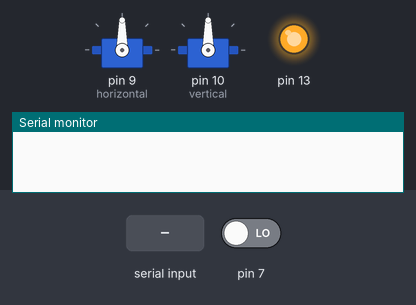
This sketch was run on a simulated Arduino Uno, built with avr-gcc and run on an emulated ATmega328P. On the bench: 2 × servo, output pins drawn as LEDs (lit = HIGH), the last lines printed to the serial monitor. The inputs (shaded band) are chosen by the test bench; at power-on: pin 7 LOW.

Above: at 1.2 s.
1.3 s: "F\n" received over Serial
At 2.2 s:
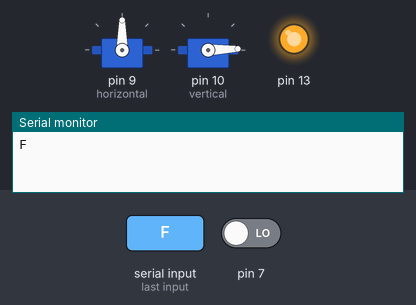
2.8 s: byte 66 ('B') received over Serial
At 3.3 s:
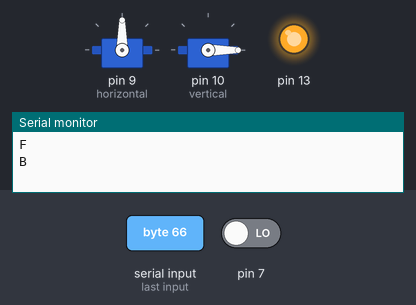
4.3 s: byte 76 ('L') received over Serial
At 5.5 s:
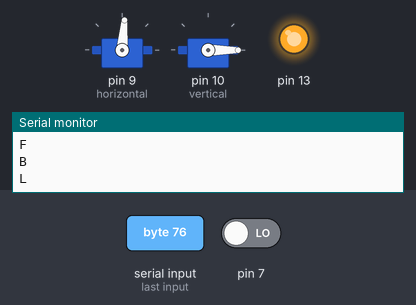
5.8 s: byte 82 ('R') received over Serial
At 6.8 s:
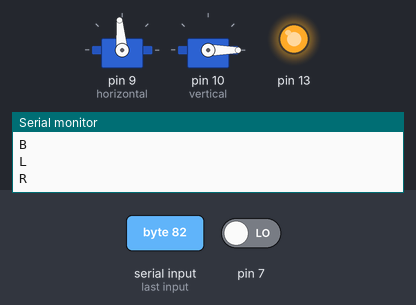
Timing chart, 0 to 8.8 s (numbered marks = the images above; inputs shaded):
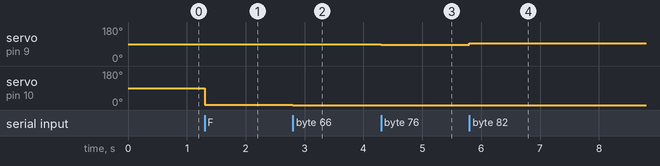

Measured:
- after the input at 1.3 s, servo on pin 10 (vertical): 90° → 2° at once
- after the input at 2.8 s, servo on pin 10 (vertical): 2° → 0° at once
- after the input at 4.3 s, servo on pin 9 (horizontal): 90° → 85° at once
- after the input at 5.8 s, servo on pin 9 (horizontal): 85° → 95° at once

The sketch:

Finaaaaaaaaaaaal_Amiiiiiiiiiiiiiiiiiiiiiiir.ino
```cpp
#include <Servo.h>
Servo horizontal;
Servo vertical;
int val1;
int val2;
int val3;
int val4;
int ava1;
int ava2;
int ava3;
int ava4;
char bluetooth;
int pos=0;
int angle1=0;
int angle2=0;
int posB;
int angleB1;
int AA;
int x;
void setup() {
pinMode(13,OUTPUT);
digitalWrite(13,HIGH);
Serial.begin(9600);
horizontal.attach(9);
vertical.attach(10);
horizontal.write(90);
vertical.write(90);
pinMode(7,INPUT);
}
void motors(){

  if(ava1<ava3){
   horizontal.write(100);
    }
    if(ava1>ava3){


   horizontal.write(80);

    }
     if(ava4>ava2){
       pos=pos+10;
       angle1=pos+90;

   vertical.write(angle1);

    }
    if(ava4<ava2){
      pos=pos-10;
      angle2=90+pos;


   vertical.write(angle2);

    }
     if (angle2==10){angle2=0;}
    if(pos>=100)pos=100;

    else if (angle1==170){angle1=180;}
  }
  void motorsWtihBluetooth(){
    if(bluetooth=='F')
    {   AA=AA+2;

   vertical.write(AA);}
    if(bluetooth=='B')
    {
           AA=AA-2

           ;;


   vertical.write(AA);}
   if(bluetooth=='L')
    {
   horizontal.write(85); }
    if(bluetooth=='R')
    {

   horizontal.write(95); }
    }

void reading(){
  val1=analogRead(A0);
 val2=analogRead(A1);
 val3=analogRead(A2);
 val4=analogRead(A3);
 ava1=(val1+val2)/2;
 ava2=(val2+val3)/2;
 ava3=(val3+val4)/2;
 ava4=(val1+val4)/2;

 Serial.print("avarage1 =  ");
  Serial.print(ava1);
  Serial.print("    ");
 Serial.print("avarage2 =  ");
 Serial.print(ava2);
  Serial.print("  avarage3 =  ");
  Serial.print(ava3);
  Serial.print("    ");
 Serial.print("avarage4 =  ");
 Serial.println(ava4);
  delay(500);

  }
void loop() {
   if(digitalRead(7)==HIGH){
    reading();
    motors();
    }
    if(digitalRead(7)==LOW){
  if(Serial.available()){
    bluetooth=Serial.read();
    Serial.println(bluetooth);
motorsWtihBluetooth();
  }
  }
}
```
